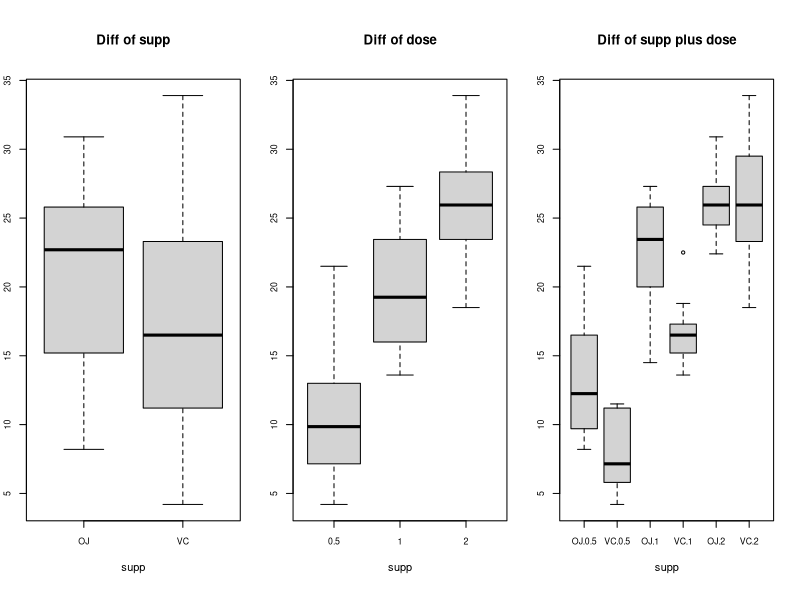

Here is the R script that generated this plot:
## ---- chunk 1
library(datasets)
data(ToothGrowth)
par(mfrow=c(1,3),mar=c(6,2,6,2))
boxplot(ToothGrowth$len~I(ToothGrowth$supp),xlab="supp", ylab="length",
        cex.axis=0.8,main="Diff of supp")
boxplot(ToothGrowth$len~I(ToothGrowth$dose),xlab="supp", ylab="length",
        cex.axis=0.8,main="Diff of dose")
boxplot(ToothGrowth$len~I(ToothGrowth$supp)+I(ToothGrowth$dose),
        xlab="supp", ylab="length",cex.axis=0.8,main="Diff of supp plus dose")
## ---- chunk 2
summary(ToothGrowth)
with(ToothGrowth,table(supp,dose))
mean_len<-aggregate(len ~ .,data=ToothGrowth,mean)
mean_len
## ---- chunk 3
library(dplyr)
D0.5<-subset(ToothGrowth,dose==0.5); D1<-subset(ToothGrowth,dose==1)
D2<-subset(ToothGrowth,dose=2);OJ<-subset(ToothGrowth,supp=="OJ")
VC<-subset(ToothGrowth,supp=="VC")
D0.5_1=t.test(D0.5$len,D1$len)$conf.int
D1_2=t.test(D1$len,D2$len)$conf.int
D0.5_2=t.test(D0.5$len,D2$len)$conf.int
OJ_VC=t.test(OJ$len,VC$len)$conf.int
conf.int<-cbind(group=c("D0.5_1","D1_2","D0.5_2","OJ_VC"),
                low_diff=c(D0.5_1[1],D1_2[1],D0.5_2[1],OJ_VC[1]),
                high_diff=c(D0.5_1[2],D1_2[2],D0.5_2[2],OJ_VC[2]))
conf.int
